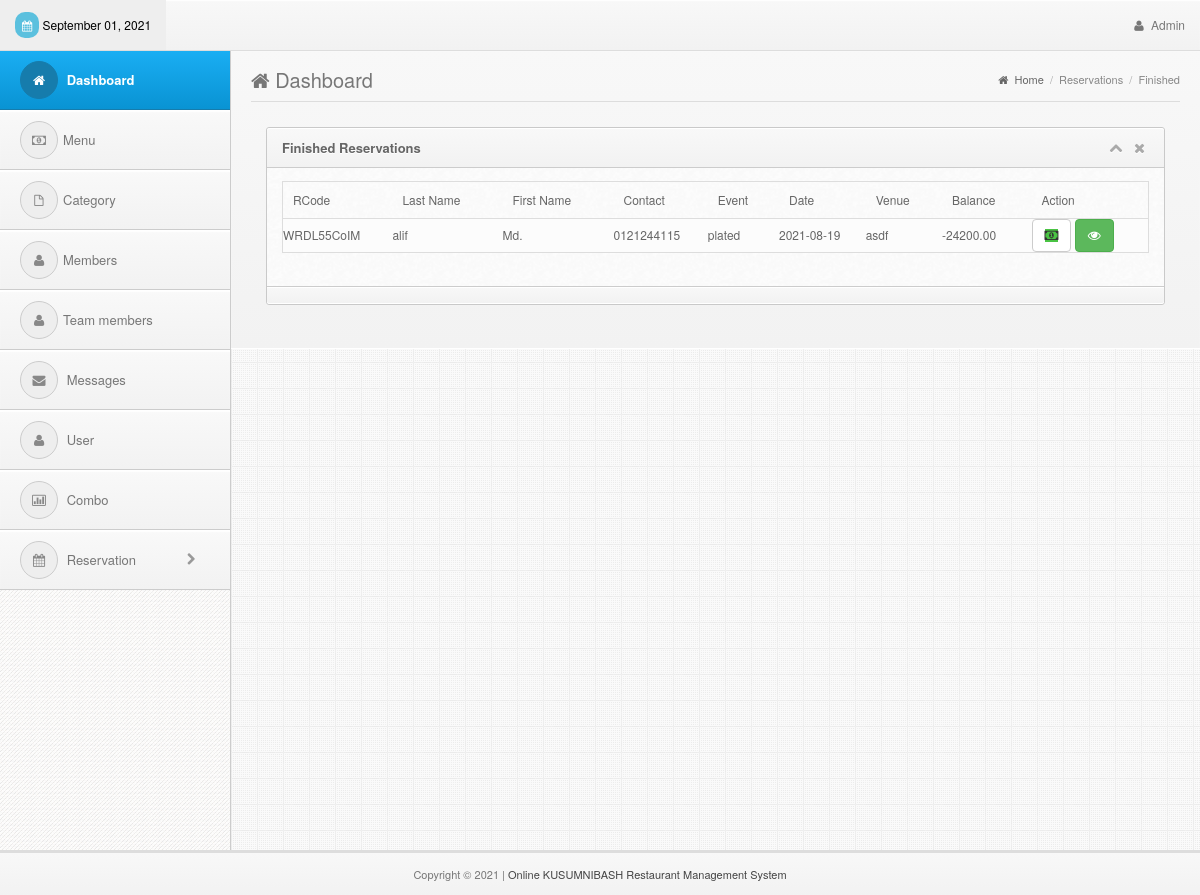
/admin/finished.php (signed in), run on the app's committed database.
### tables this page shows
CREATE TABLE `reservation` (
  `rid` int(11) NOT NULL,
  `r_date` date NOT NULL,
  `r_time` time NOT NULL,
  `r_last` varchar(30) NOT NULL,
  `r_first` varchar(30) NOT NULL,
  `r_contact` varchar(30) NOT NULL,
  `r_email` varchar(50) NOT NULL,
  `r_address` varchar(100) NOT NULL,
  `r_type` varchar(30) NOT NULL,
  `r_ocassion` varchar(50) NOT NULL,
  `r_motif` varchar(30) NOT NULL,
  `team_id` int(11) NOT NULL,
  `r_venue` varchar(100) NOT NULL,
  `payable` decimal(10,2) NOT NULL,
  `balance` decimal(10,2) NOT NULL,
  `r_status` varchar(10) NOT NULL,
  `date_reserved` date NOT NULL,
  `r_code` varchar(10) NOT NULL,
  `pax` int(11) NOT NULL,
  `combo_id` int(11) NOT NULL,
  `price` decimal(10,2) NOT NULL,
  `modeofpayment` varchar(50) NOT NULL
);

### admin/finished.php (the view, shortened to what this page needs)
<!DOCTYPE html>
<html lang="en">
<head>
  <?php include('../includes/links.php');?>
</head>
<body>
<div class="navbar navbar-fixed-top bs-docs-nav" role="banner">
    <div class="conjtainer">
      <?php include('../includes/topbar.php');?>
    </div>
  </div>
<div class="content" style="margin-top:10px">
    <?php include('../includes/sidebar.php');?>
    <div class="mainbar">
      <div class="page-head">
        <h2 class="pull-left"><i class="fa fa-home"></i> Dashboard</h2>
        <div class="bread-crumb pull-right">
          <a href="index.html"><i class="fa fa-home"></i> Home</a>
          <span class="divider">/</span>
          <a href="#" class="bread-current">Reservations</a>
          <span class="divider">/</span>
          <a href="#" class="bread-current">Finished</a>
        </div>
        <div class="clearfix"></div>
      <div class="matter">
        <div class="container">
          <div class="row">
            <div class="col-md-12">
              <div class="widget">
                <div class="widget-head">
                  <div class="pull-left"> Finished Reservations
                  </div>
                  <div class="widget-icons pull-right">
                    <a href="#" class="wminimize"><i class="fa fa-chevron-up"></i></a>
                    <a href="#" class="wclose"><i class="fa fa-times"></i></a>
                  </div>
                  <div class="clearfix"></div>
                </div>
                <div class="widget-content">
                  <div class="padd">
              <div class="page-tables">
                <div class="table-responsive">
                  <table cellpadding="0" cellspacing="0" border="0" id="data-table" width="100%">
                    <thead>
                      <tr>
                        <th>RCode</th>
                        <th>Last Name</th>
                        <th>First Name</th>
                        <th>Contact</th>
                        <th>Event</th>
                        <th>Date</th>
                        <th>Venue</th>
                        <th>Balance</th>
                        <th>Action</th>
                      </tr>
                    </thead>
                    <tbody>
<?php
include('../includes/dbcon.php');
    $query=mysqli_query($con,"select * from reservation where r_status='Finished'")or die(mysqli_error($con));
      while ($row=mysqli_fetch_array($query)){
        $id=$row['rid'];
        $rcode=$row['r_code'];
        $first=$row['r_first'];
        $last=$row['r_last'];
        $contact=$row['r_contact'];
        $date=$row['r_date'];
        $venue=$row['r_venue'];
        $balance=$row['balance'];
        $type=$row['r_type'];
?>
                      <tr>
                        <td><?php echo $rcode;?></td>
                        <td><?php echo $last;?></td>
                        <td><?php echo $first;?></td>
                        <td><?php echo $contact;?></td>
                        <td><?php echo $type;?></td>
                        <td><?php echo $date;?></td>
                        <td><?php echo $venue;?></td>
                        <td><?php echo $balance;?></td>
                        <td>
                            <a href="#update" class="btn btn-default" data-target="#update<?php echo $id;?>"
                             data-toggle="modal">
                                <i class="fa fa-money bgreen"></i>
                              </a>
                              <a href="reservation_view.php?id=<?php echo $id;?>" class="btn btn-success">
                                <i class="fa fa-eye"></i>
                              </a>
                        </td>
                      </tr>
<?php }?>
                    </tbody>
                  </table>
                </div>
                </div>
              </div>
                  </div>
                  <div class="widget-foot">
                  </div>
                </div>
              </div>
            </div>
          </div>
        </div>
      </div>
    </div>
</div>
<?php include('../includes/footer.php');?>
</body>
</html>

### admin/css/style.css (style rules this page uses)
body { font-size: 12px; line-height: 22px; color: #666; border-top: 3px solid #eee; background:#343434 url("../img/back.png") repeat; padding-top: 37px; -webkit-font-smoothing: antialiased; }
h1,h2,h3,h4,h5,h6 { padding: 2px 0px; margin: 2px 0px; color: #777; }
h2 { font-size: 25px; line-height: 35px; }
a { color: #026b9c; }
.bgreen { background: #4ac344; }
.navbar * { font-weight: normal !important; text-shadow:none !important; }
.navbar { background-color: #f8f8f8; background: -webkit-gradient(linear, left top, left bottom, from(#f8f8f8), to(#f2f2f2)); background: -webkit-linear-gradient(top, #f8f8f8, #f2f2f2); background: -moz-linear-gradient(top, #f8f8f8, #f2f2f2); background: -ms-linear-gradient(top, #f8f8f8, #f2f2f2); background: -o-linear-gradient(top, #f8f8f8, #f2f2f2); background: linear-gradient(top, #f8f8f8, #f2f2f2); border-bottom: 1px solid #ddd; box-shadow: inset 0px 1px 1px #fff; }
.mainbar { position: relative; margin-left: 230px; margin-right: 0px; width: auto; background:#eee url("../img/main-back.png") repeat; border-left: 1px solid #ccc; z-index: 50; min-height: 800px; }
.mainbar .container { max-width:100% !important; width: 100% !important; }
.page-tables #data-table { margin-bottom: 20px; }
.page-tables #data-table { border:1px solid #ddd; }
.page-tables table#data-table thead th { padding:7px 10px; font-weight:normal; border-bottom:0px; }
.page-tables table#data-table td { background:#fcfcfc; border-top:1px solid #ddd; }
.mainbar .page-head { background-color: #f8f8f8; background: -webkit-gradient(linear, left top, left bottom, from(#f8f8f8), to(#f2f2f2)); background: -webkit-linear-gradient(top, #f8f8f8, #f2f2f2); background: -moz-linear-gradient(top, #f8f8f8, #f2f2f2); background: -ms-linear-gradient(top, #f8f8f8, #f2f2f2); background: -o-linear-gradient(top, #f8f8f8, #f2f2f2); background: linear-gradient(top, #f8f8f8, #f2f2f2); padding: 8px 20px; border-bottom: 1px solid #fff; box-shadow: inset 0px 1px 1px #fff; }
.mainbar .page-head h2 { font-weight: normal; font-size: 20px; }
.mainbar .bread-crumb { font-size: 11px; margin-top: 10px; color: #aaa; }
.mainbar .bread-crumb i { margin-right: 3px; }
.mainbar .bread-crumb .divider { margin: 0px 3px; }
.mainbar .bread-crumb a { color: #666; }
.mainbar .bread-crumb a.bread-current { color: #888; }
.mainbar .matter { border-top: 1px solid #ddd; padding: 15px 0px; }
.widget { border: 1px solid #c9c9c9; border-radius: 3px; margin-top: 10px; margin-bottom: 20px; background: #fafafa url('../img/cream.png') repeat; }
.widget .padd, .modal-body { padding: 13px 15px; }
.widget .widget-head,.modal-header { background-color: #f8f8f8; background: -webkit-gradient(linear, left top, left bottom, from(#f8f8f8), to(#f2f2f2)); background: -webkit-linear-gradient(top, #f8f8f8, #f2f2f2); background: -moz-linear-gradient(top, #f8f8f8, #f2f2f2); background: -ms-linear-gradient(top, #f8f8f8, #f2f2f2); background: -o-linear-gradient(top, #f8f8f8, #f2f2f2); background: linear-gradient(top, #f8f8f8, #f2f2f2); border-top-right-radius: 3px; border-top-left-radius: 3px; text-shadow:0px 1px #fff; border-bottom: 1px solid #ccc; border-top: 1px solid #fff; color: #666; font-size: 13px; font-weight: bold; padding: 8px 15px; }
.widget .widget-head .widget-icons i { font-size: 14px; margin: 0px 4px; }
.widget .widget-head .widget-icons a { color: #aaa; }
.widget .widget-foot, .modal-footer { background-color: #f8f8f8; background: -webkit-gradient(linear, left top, left bottom, from(#f8f8f8), to(#f2f2f2)); background: -webkit-linear-gradient(top, #f8f8f8, #f2f2f2); background: -moz-linear-gradient(top, #f8f8f8, #f2f2f2); background: -ms-linear-gradient(top, #f8f8f8, #f2f2f2); background: -o-linear-gradient(top, #f8f8f8, #f2f2f2); background: linear-gradient(top, #f8f8f8, #f2f2f2); border-bottom-right-radius: 3px; border-bottom-left-radius: 3px; text-shadow:0px 1px #fff; border-bottom: 1px solid #fff; border-top: 1px solid #ccc; padding: 8px 15px; font-size: 12px; color: #555; box-shadow: inset 0px 1px 1px #fff; }

### data on the page
reservation: r_code "WRDL55CoIM", r_last "alif", r_first "Md.", r_contact "0121244115", r_type "plated", r_date "2021-08-19", r_venue "asdf", balance "-24200.00"
